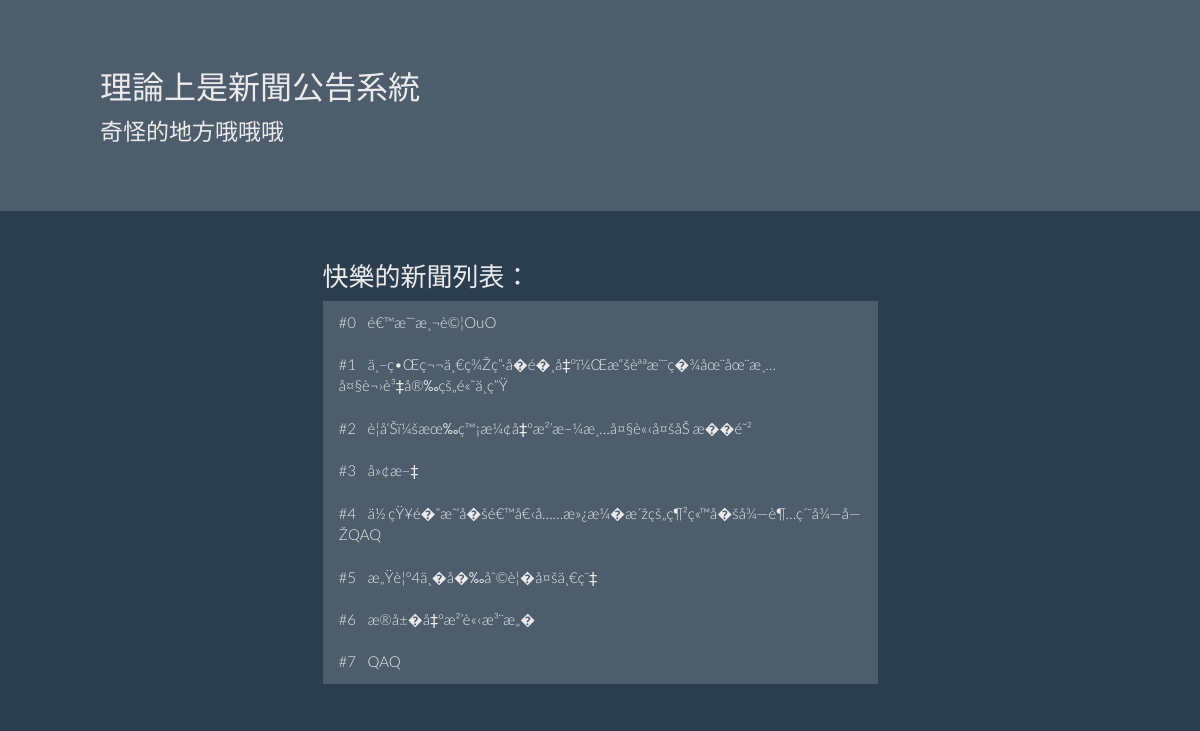
Page /news/index.php on the committed database.
### tables this page shows
CREATE TABLE IF NOT EXISTS `news` (
  `id` int(11) NOT NULL,
  `title` text NOT NULL,
  `content` text NOT NULL,
  UNIQUE KEY `id` (`id`)
);

### news/index.php (the view, shortened to what this page needs)
<!DOCTYPE html>
<html>
	<head>
		<link rel="stylesheet" type="text/css" href="../bootstrap.css">
	</head>
	<body>
		<div class="jumbotron">
			<div style="padding-left:100px">
			<h2>理論上是新聞公告系統</h2>
			<p>奇怪的地方哦哦哦</p>
			</div>
		</div>
		<div class="container">
		    <div class="row">
		        <div class="col-md-6 col-md-offset-3">
		        	<h3>快樂的新聞列表：</h3>
		        	<div class="list-group">
						<?php
						$sql="SELECT * FROM `news` WHERE 1";
						$result = mysql_query($sql);
						while($row = mysql_fetch_row($result)){
							echo "<a href=\"view.php?id=$row[0]\" class=\"list-group-item\">#$row[0]&nbsp&nbsp&nbsp&nbsp$row[1]</a>";
						}
						?>
					</div>
		        </div>
		    </div>
		</div>
	</body>
</html>

### rows in the picture
news: id "0", title "é€™æ˜¯æ¸¬è©¦OuO"
news: id "1", title "ä¸–ç•Œç¬¬ä¸€ç¾Žç”·å­�é�¸å‡ºï¼Œæ“šèªªæ˜¯ç�¾åœ¨åœ¨æ¸…å¤§è¬›è³‡å®‰çš„é«˜ä¸­ç”Ÿ"
news: id "2", title "è­¦å‘Šï¼šæœ‰ç™¡æ¼¢å‡ºæ²’æ–¼æ¸…å¤§è«‹å¤šåŠ æ��é˜²"
news: id "3", title "å»¢æ–‡"
news: id "4", title "ä½ çŸ¥é�“æˆ‘å�šé€™å€‹å……æ»¿æ¼�æ´žçš„ç¶²ç«™å�šå¾—è¶…ç´¯å¾—å—ŽQAQ"
news: id "5", title "æ„Ÿè¦º4ä¸�å�‰åˆ©è¦�å¤šä¸€ç¯‡"
news: id "6", title "æ®­å±�å‡ºæ²’è«‹æ³¨æ„�"
news: id "7", title "QAQ"
